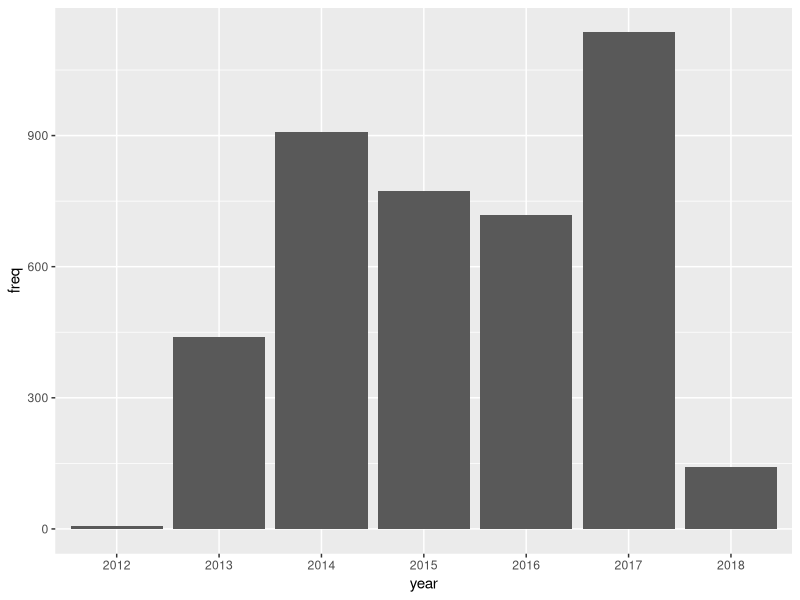
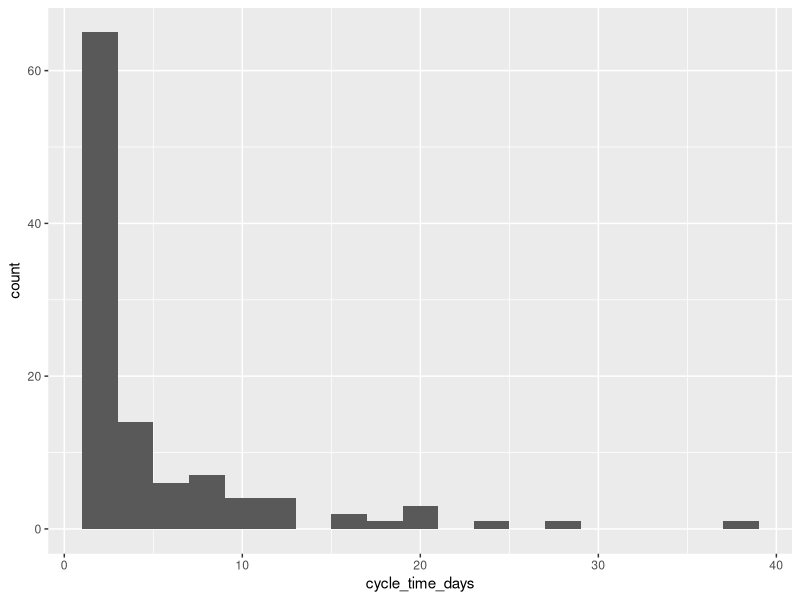
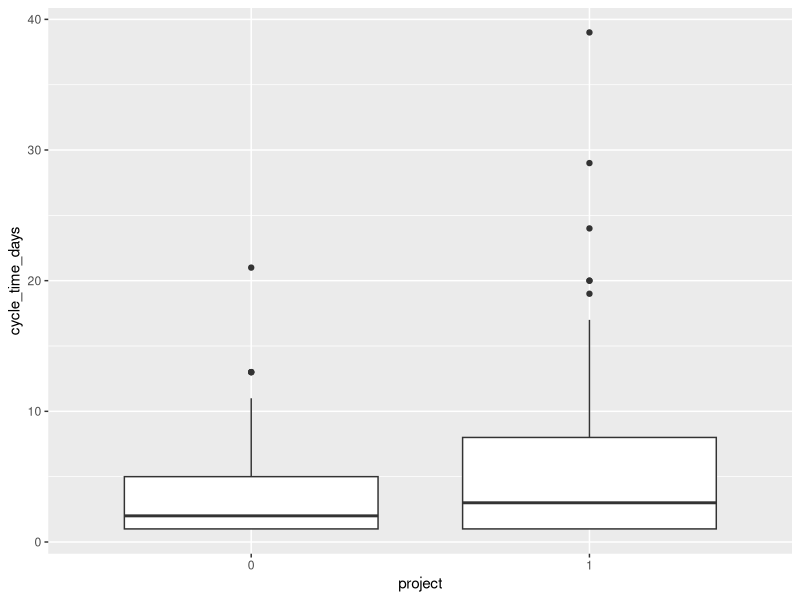
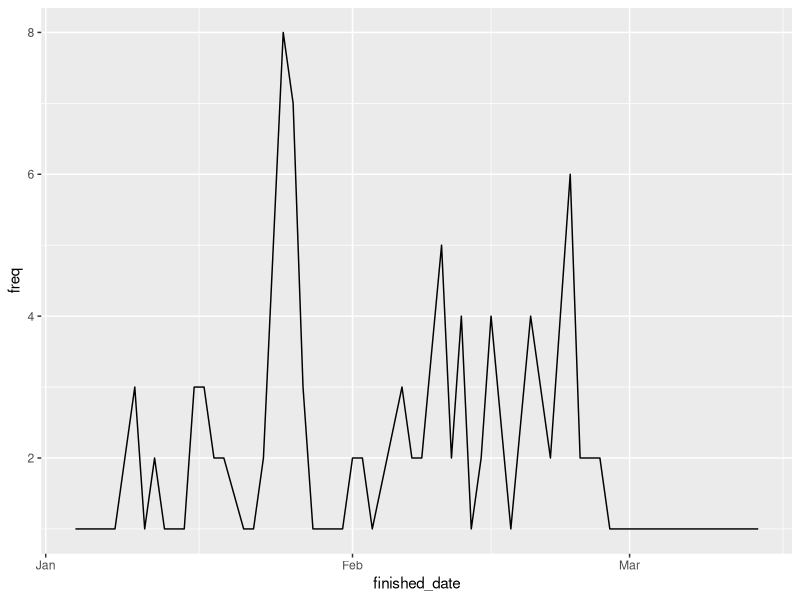

Source code (R) for these figures, in order:
## ---- chunk 1
require(ggplot2)
## ---- chunk 2
df <- read.csv('data/jira.csv', sep = ',', header = T)
df$created_date <- as.Date(df$created_date)
df$finished_date <- as.Date(df$finished_date)
df$project <- as.factor(df$project)

head(df)
summary(df)
## ---- chunk 3
freq_year <- data.frame(table(format(df$created_date, format='%Y')))
names(freq_year) <- c('year', 'freq')
ggplot(data=freq_year, aes(x=year, y=freq)) + geom_bar(stat="identity")

## ---- chunk 4
df <- df[df$created_date > '2017-12-31',]
df <- df[df$cycle_time_days > -1,]
head(df)
## ---- chunk 5
ggplot(df, aes(x=cycle_time_days)) + geom_histogram(bins = 20)
## ---- chunk 6
ggplot(df, aes(x = project, y = cycle_time_days)) + geom_boxplot()
## ---- chunk 7
freq <- table(finished_date = df$finished_date)



time_series <- data.frame(freq)
time_series$finished_date <- as.Date(time_series$finished_date)
names(time_series) <- c('finished_date', 'freq')


ggplot( data = time_series, aes( finished_date, freq )) + geom_line() 
